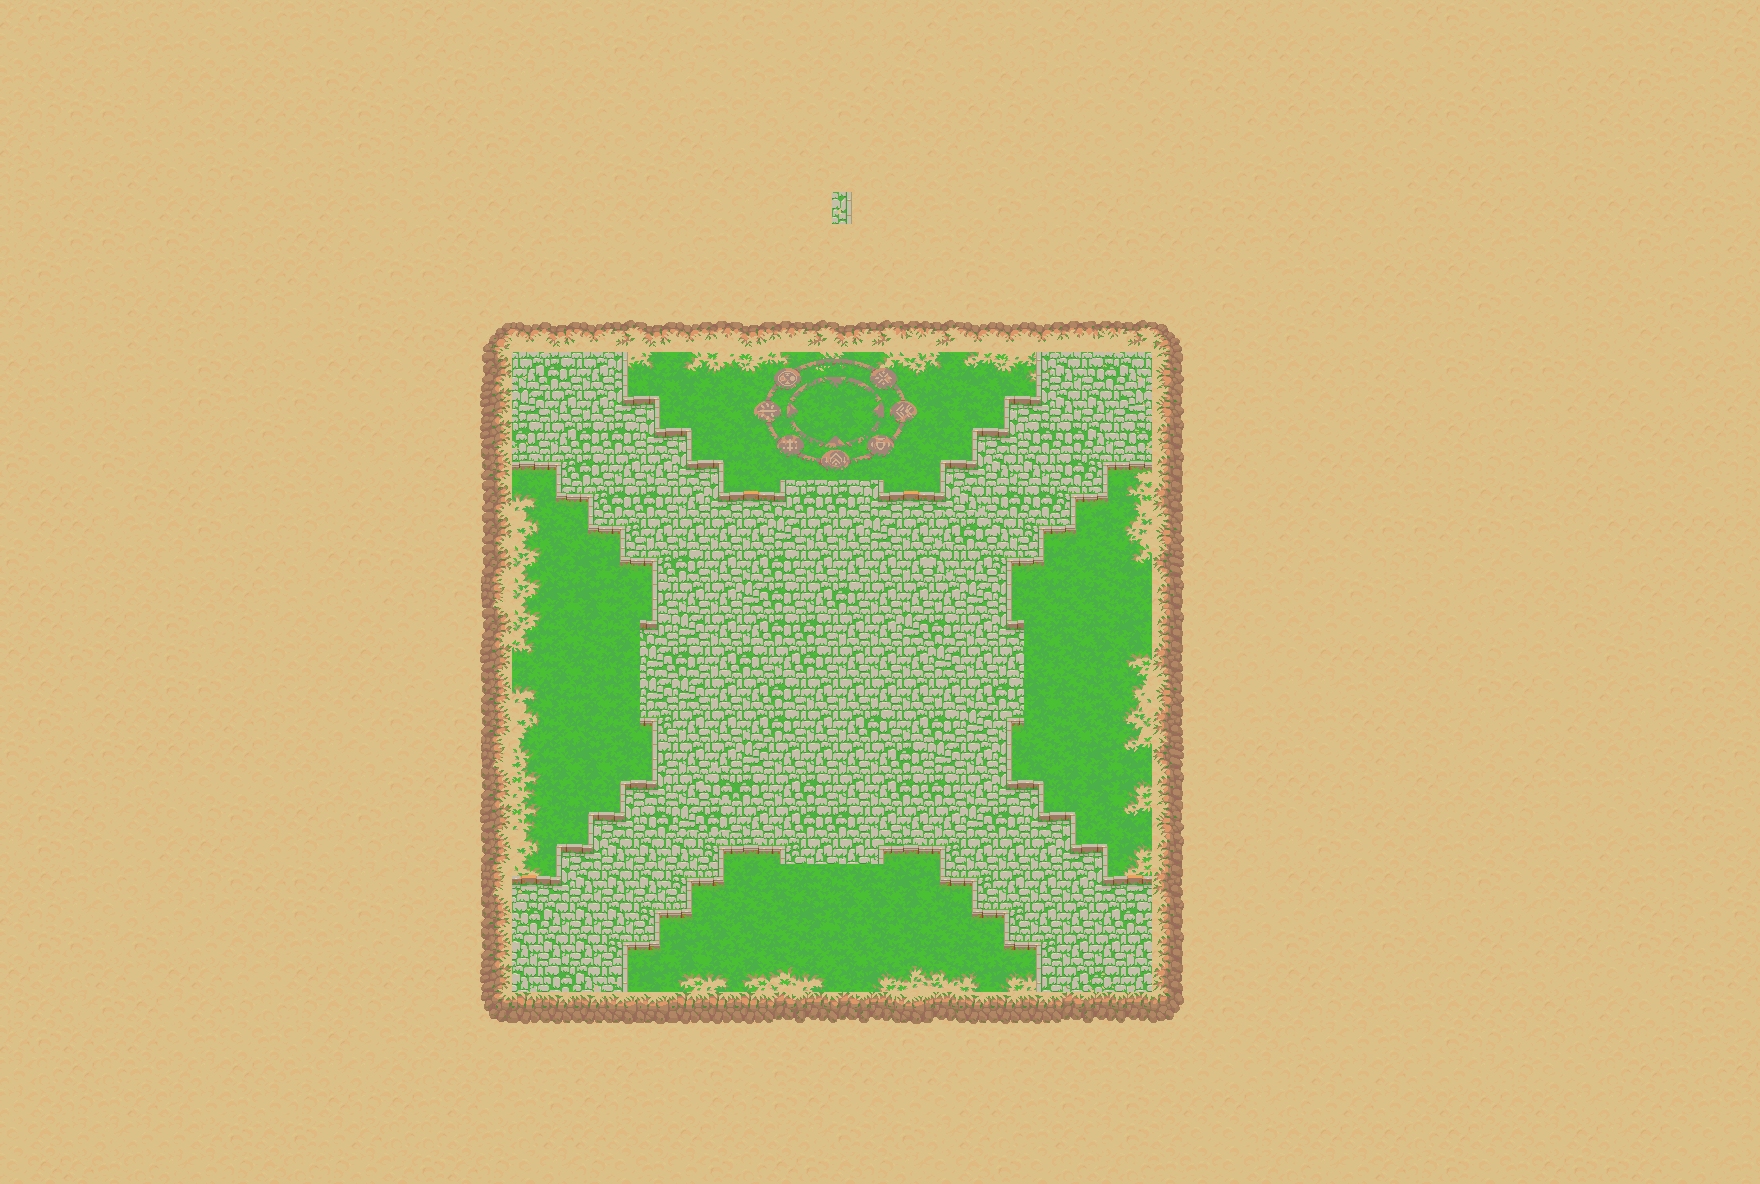

Tiled map render using the project's own tile images. Description and the map definition, with tile-layer contents summarised, below:
An orthogonal 55x37 tile map with 32x32 px tiles, 4 tile layers (Base, Ground, Grass, Tiles), 1 hidden layer not drawn, 4 tilesets.

<map version="1.10" tiledversion="1.11.0" orientation="orthogonal" renderorder="right-down" width="55" height="37" tilewidth="32" tileheight="32" infinite="0" nextlayerid="8" nextobjectid="1">
 <tileset firstgid="1" source="../../../RafaelMatos/ERW-Grassland 2.0 V1.7.1/TiledMap Editor/Tilesets/Tileset-Terrain-new grass.tsx" />
 <tileset firstgid="3961" source="../../../RafaelMatos/ERW-Grassland 2.0 V1.7.1/TiledMap Editor/Tilesets/Tileset-Terrain-new grass - transparency.tsx" />
 <tileset firstgid="7921" source="../../../RafaelMatos/ERW-Grassland 2.0 V1.7.1/TiledMap Editor/Tilesets/Atlas-Props-sheet2.tsx" />
 <tileset firstgid="11441" source="../../../RafaelMatos/ERW - Cemetery V 1.6/TiledMap Editor/Tilesets/Terrain - cemetery.tsx" />
 <group id="3" name="Background">
  <layer id="1" name="Base" width="55" height="37">
   <data>[2035 cells, 2035 non-empty, 11 distinct tile ids]</data>
  </layer>
  <layer id="4" name="Ground" width="55" height="37">
   <data>[2035 cells, 484 non-empty, 23 distinct tile ids]</data>
  </layer>
  <layer id="5" name="Grass" width="55" height="37">
   <data>[2035 cells, 400 non-empty, 31 distinct tile ids]</data>
  </layer>
  <layer id="6" name="Tiles" width="55" height="37">
   <data>[2035 cells, 281 non-empty, 41 distinct tile ids]</data>
  </layer>
 </group>
 <layer id="7" name="Active" width="55" height="37" visible="0">
  <data>[2035 cells, 320 non-empty, 1 distinct tile ids]</data>
 </layer>
</map>
